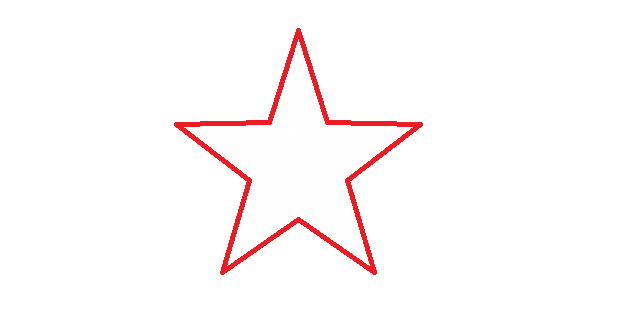
#> input picture docs/Tutorials/4. OpenCV Computer Vision Course/Lesson 13 Image Processing---Contour Introduction and Feature/Routine Code/test.jpg, 640 x 320 px
$ python contours_demo.py   (older library calls are emulated)
#> lines starting #> are read from the running program, lines starting #| are printed output that depends on the picture; after the words box and inside, x2 and y2 are one past the last pixel; in counts of white or black regions, pixels touching at a corner belong together
import cv2
img=cv2.imread('test.jpg')
#> img is the input picture: shape (320, 640, 3); mean B, G, R 250, 249.8, 254.5
img_gray = cv2.cvtColor(img,cv2.COLOR_BGR2GRAY)
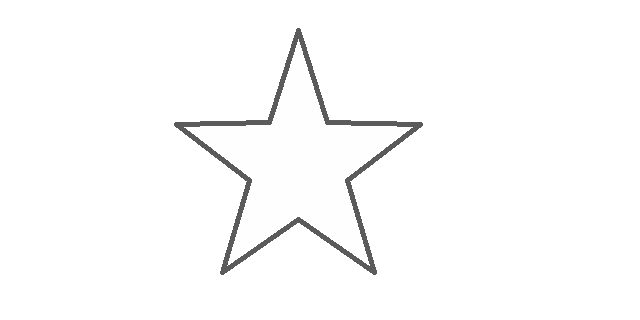
#> img_gray: shape (320, 640); min 91, max 255, mean 251.2
ret, img2 = cv2.threshold(img_gray, 127, 255, cv2.THRESH_BINARY)
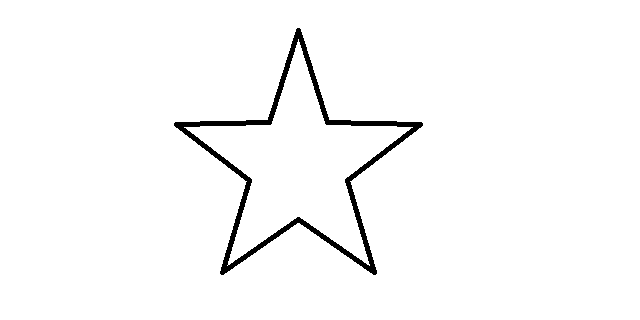
#> img2: shape (320, 640); 97.7% white; 1 black region
binary,contours, hierarchy = cv2.findContours(img2, cv2.RETR_TREE, cv2.CHAIN_APPROX_SIMPLE)
#> contours = 3 contours; box (x1, y1, x2, y2) and area: (0, 0, 640, 320) 203841, (173, 27, 424, 276) 22826, (184, 39, 413, 266) 17352
img3 = cv2.drawContours(img, contours, -1, (0,255,255), 3)
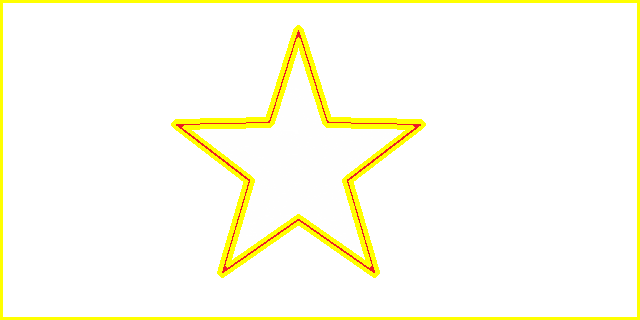
#> img3: shape (320, 640, 3); mean B, G, R 236.1, 253.5, 254.8
cv2.imshow("BINARY", img)
cv2.waitKey(0)
cv2.destroyAllWindows()
